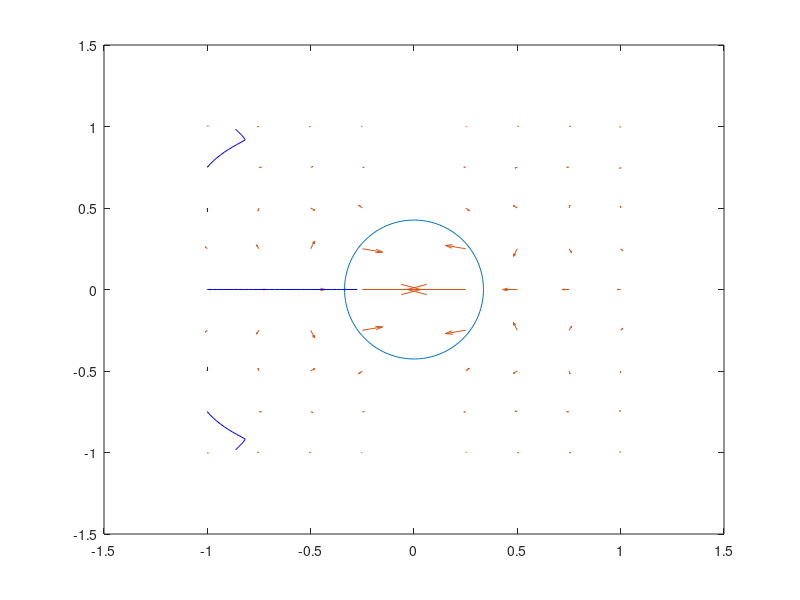

MATLAB code for this plot:
clf
R=50;
plot(0,0,'o', 'MarkerSize', 2*R);
hold on;

V=10;
[x,y] = meshgrid(-1:.25:1,-1:.25:1);
% Convert to Cartesian
% x = r.*cos(t);
% y = r.*sin(t);

r=sqrt(x.^2+y.^2);
t=atan2(y,x);

Vr=V.*cos(t).*(1-(R^2./r.^2));
Vt=-V.*sin(t).*(1+(R^2./r.^2));

u=Vr.*cos(Vt);
v=Vr.*sin(Vt);

quiver(x,y,u,v);

hold on;
starty=-1:.25:1;
startx=[-1, -1, -1, -1, -1, -1, -1, -1, -1];
streamline(x,y,u,v,startx,starty);